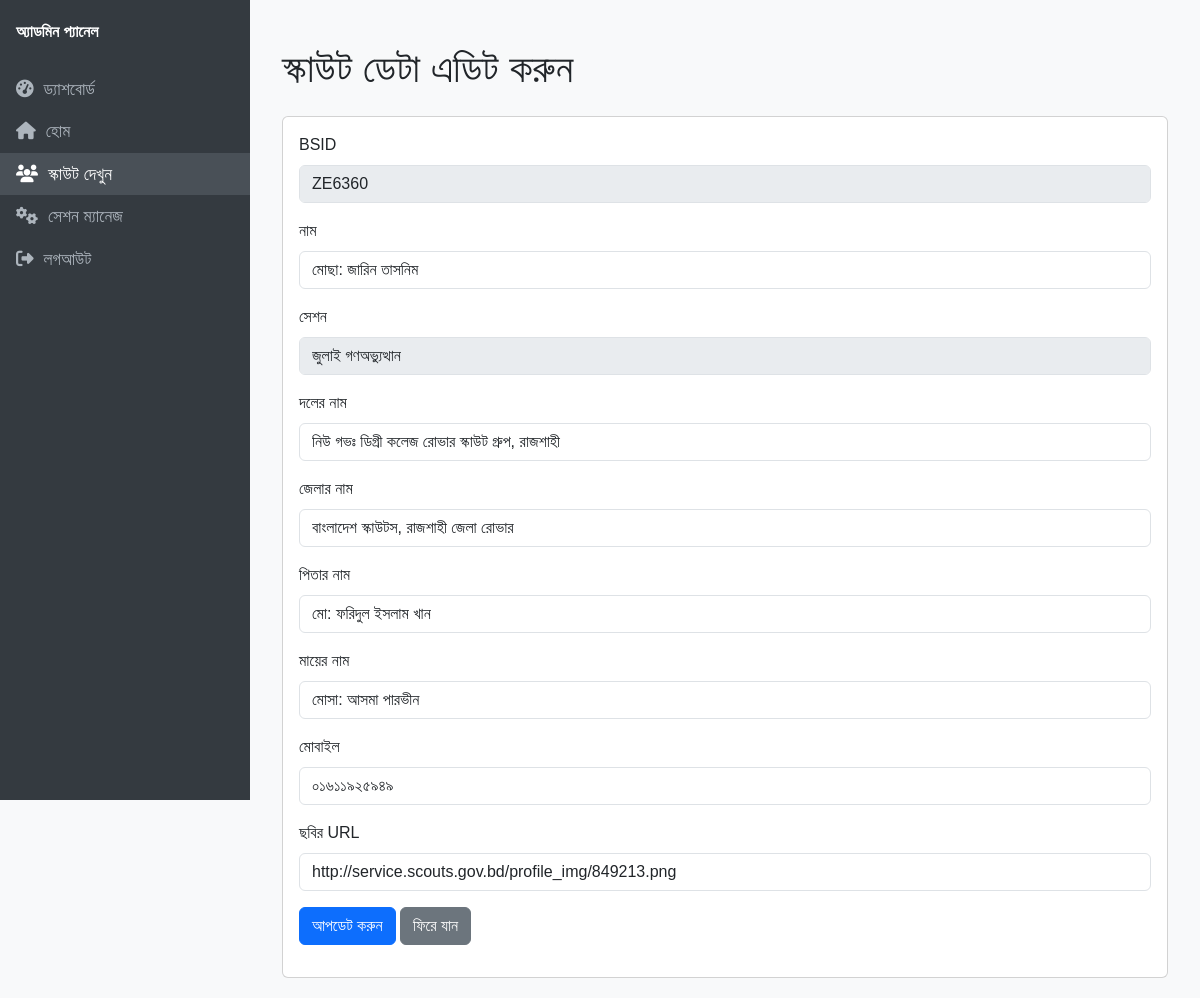
The page /edit_scout.php?id=ZE6360 (signed in) on the database its author committed.
### tables this page shows
CREATE TABLE `scouts` (
  `id` int(11) NOT NULL,
  `scout_id` varchar(50) NOT NULL,
  `name` varchar(255) NOT NULL,
  `unit` varchar(255) DEFAULT NULL,
  `district` varchar(255) DEFAULT NULL,
  `father_name` varchar(255) DEFAULT NULL,
  `mother_name` varchar(255) DEFAULT NULL,
  `mobile_number` varchar(20) DEFAULT NULL,
  `image_url` text DEFAULT NULL,
  `created_at` datetime DEFAULT current_timestamp(),
  `payment_status` varchar(10) DEFAULT 'Unpaid',
  `season_id` int(11) DEFAULT NULL
);

CREATE TABLE `seasons` (
  `id` int(11) NOT NULL,
  `season_name` varchar(255) NOT NULL,
  `registrations_open` tinyint(1) NOT NULL DEFAULT 0,
  `created_at` timestamp NOT NULL DEFAULT current_timestamp()
);

### edit_scout.php (the view, shortened to what this page needs)
<?php
require_once 'config.php';
$scout_data = [];
$is_error = false;
if (isset($_GET['id']) && !empty($_GET['id'])) {
    $scout_id = $_GET['id'];
    $sql = "SELECT s.scout_id, s.name, s.unit, s.district, s.father_name, s.mother_name, s.mobile_number, s.image_url, se.season_name FROM scouts s LEFT JOIN seasons se ON s.season_id = se.id WHERE s.scout_id = ?";
    if ($stmt = mysqli_prepare($link, $sql)) {
        mysqli_stmt_bind_param($stmt, "s", $scout_id);
        mysqli_stmt_execute($stmt);
        $result = mysqli_stmt_get_result($stmt);
        if (mysqli_num_rows($result) == 1) {
            $scout_data = mysqli_fetch_assoc($result);
        } else {
            $message = "❌ স্কাউট ডেটা পাওয়া যায়নি!";
            $is_error = true;
        }
    } else {
        $message = "❌ প্রস্তুতি ব্যর্থ: " . htmlspecialchars(mysqli_error($link));
        $is_error = true;
    }
} else if ($_SERVER["REQUEST_METHOD"] == "POST") {
    $scout_id = $_POST['scout_id'] ?? '';
    $name = $_POST['name'] ?? '';
    $unit = $_POST['unit'] ?? '';
    $district = $_POST['district'] ?? '';
    $father = $_POST['father'] ?? '';
    $mother = $_POST['mother'] ?? '';
    $mobile = $_POST['mobile'] ?? '';
    $image_url = $_POST['image_url'] ?? '';
    if (empty($scout_id) || empty($name)) {
        $message = "❌ BSID ও নাম আবশ্যক!";
        $is_error = true;
    } else {
        $sql = "UPDATE scouts SET name = ?, unit = ?, district = ?, father_name = ?, mother_name = ?, mobile_number = ?, image_url = ? WHERE scout_id = ?";
        if ($stmt = mysqli_prepare($link, $sql)) {
            mysqli_stmt_bind_param($stmt, "ssssssss", $name, $unit, $district, $father, $mother, $mobile, $image_url, $scout_id);
            if (mysqli_stmt_execute($stmt)) {
                $message = "✅ তথ্য সফলভাবে আপডেট হয়েছে!";
            } else {
                $message = "❌ ত্রুটি: " . htmlspecialchars(mysqli_error($link));
                $is_error = true;
            }
            mysqli_stmt_close($stmt);
        } else {
            $message = "❌ প্রস্তুতি ব্যর্থ: " . htmlspecialchars(mysqli_error($link));
            $is_error = true;
        }
    }
} else {
    $message = "Invalid request.";
    $is_error = true;
}
?>
<!DOCTYPE html>
<html lang="bn">
<head>
    <link href="https://cdn.jsdelivr.net/npm/bootstrap@5.3.0/dist/css/bootstrap.min.css" rel="stylesheet">
    <link rel="stylesheet" href="https://cdnjs.cloudflare.com/ajax/libs/font-awesome/6.4.0/css/all.min.css">
</head>
<body>
    <div class="sidebar">
        <a class="navbar-brand px-3" href="#">অ্যাডমিন প্যানেল</a>
        <ul class="nav flex-column mt-4">
            <li class="nav-item">
                <a class="nav-link" href="admin_dashboard.php"><i class="fa fa-tachometer-alt"></i>ড্যাশবোর্ড</a>
            </li>
            <li class="nav-item">
                <a class="nav-link" href="index.php"><i class="fa fa-home"></i>হোম</a>
            </li>
            <li class="nav-item">
                <a class="nav-link active" href="view_scouts.php"><i class="fa fa-users"></i>স্কাউট দেখুন</a>
            </li>
            <li class="nav-item">
                <a class="nav-link" href="manage_seasons.php"><i class="fa fa-cogs"></i>সেশন ম্যানেজ</a>
            </li>
            <li class="nav-item mt-auto">
                <a class="nav-link btn-logout" href="logout.php"><i class="fa fa-sign-out-alt"></i>লগআউট</a>
            </li>
        </ul>
    </div>
    <div class="main-content">
        <div class="container-fluid">
            <h1 class="my-4">স্কাউট ডেটা এডিট করুন</h1>
            <?php if (!empty($scout_data) && !$is_error): ?>
                <div class="card">
                    <div class="card-body">
                        <form action="edit_scout.php" method="POST">
                            <div class="mb-3">
                                <label for="bsid" class="form-label">BSID</label>
                                <input type="text" id="bsid" class="form-control" value="<?php echo htmlspecialchars($scout_data['scout_id']); ?>" disabled>
                            </div>
                            <div class="mb-3">
                                <label for="name" class="form-label">নাম</label>
                                <input type="text" id="name" name="name" class="form-control" value="<?php echo htmlspecialchars($scout_data['name'] ?? ''); ?>" required>
                            </div>
                            <div class="mb-3">
                                <label for="season" class="form-label">সেশন</label>
                                <input type="text" id="season" class="form-control" value="<?php echo htmlspecialchars($scout_data['season_name'] ?? 'N/A'); ?>" disabled readonly>
                            </div>
                            <div class="mb-3">
                                <label for="unit" class="form-label">দলের নাম</label>
                                <input type="text" id="unit" name="unit" class="form-control" value="<?php echo htmlspecialchars($scout_data['unit'] ?? ''); ?>">
                            </div>
                            <div class="mb-3">
                                <label for="district" class="form-label">জেলার নাম</label>
                                <input type="text" id="district" name="district" class="form-control" value="<?php echo htmlspecialchars($scout_data['district'] ?? ''); ?>">
                            </div>
                            <div class="mb-3">
                                <label for="father" class="form-label">পিতার নাম</label>
                                <input type="text" id="father" name="father" class="form-control" value="<?php echo htmlspecialchars($scout_data['father_name'] ?? ''); ?>">
                            </div>
                            <div class="mb-3">
                                <label for="mother" class="form-label">মায়ের নাম</label>
                                <input type="text" id="mother" name="mother" class="form-control" value="<?php echo htmlspecialchars($scout_data['mother_name'] ?? ''); ?>">
                            </div>
                            <div class="mb-3">
                                <label for="mobile" class="form-label">মোবাইল</label>
                                <input type="text" id="mobile" name="mobile" class="form-control" value="<?php echo htmlspecialchars($scout_data['mobile_number'] ?? ''); ?>">
                            </div>
                            <div class="mb-3">
                                <label for="image_url" class="form-label">ছবির URL</label>
                                <input type="url" id="image_url" name="image_url" class="form-control" value="<?php echo htmlspecialchars($scout_data['image_url'] ?? ''); ?>">
                            </div>
                            <div class="mb-3">
                                <button type="submit" name="update_scout" class="btn btn-primary">আপডেট করুন</button>
                            <a href="view_scouts.php" class="btn btn-secondary">ফিরে যান</a>
                        </form>
                    </div>
                </div>
            <?php endif; ?>
        </div>
    </div>
</body>
</html>

### edit_scout.php (style rules this page uses)
body { font-family: 'SolaimanLipi', Arial, sans-serif; background-color: #f8f9fa; }
.sidebar { height: 100vh; position: fixed; top: 0; left: 0; width: 250px; background-color: #343a40; color: white; padding-top: 20px; }
.sidebar .nav-link { color: #adb5bd; font-size: 1.1rem; }
.sidebar .nav-link:hover, .sidebar .nav-link.active { color: white; background-color: #495057; }
.sidebar .nav-link .fa { margin-right: 10px; }
.main-content { margin-left: 250px; padding: 20px; }
.navbar-brand { font-weight: bold; color: white !important; }

### rows shown on the page
scouts: scout "ZE6360", name "মোছা: জারিন তাসনিম", season.season_name "জুলাই গণঅভ্যুত্থান", unit "নিউ গভঃ ডিগ্রী কলেজ রোভার স্কাউট গ্রুপ, রাজশাহী", district "বাংলাদেশ স্কাউটস, রাজশাহী জেলা রোভার", father "মো: ফরিদুল ইসলাম খান", mother "মোসা: আসমা পারভীন", mobile "০১৬১১৯২৫৯৪৯", image_url "http://service.scouts.gov.bd/profile_img/849213.png"
